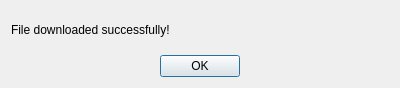
<?xml version="1.0" encoding="UTF-8"?>
<ui version="4.0">
 <class>Dialog</class>
 <widget class="QDialog" name="Dialog">
  <property name="geometry">
   <rect>
    <x>0</x>
    <y>0</y>
    <width>400</width>
    <height>88</height>
   </rect>
  </property>
  <property name="windowTitle">
   <string>Success!</string>
  </property>
  <layout class="QVBoxLayout" name="verticalLayout">
   <item>
    <widget class="QLabel" name="label">
     <property name="maximumSize">
      <size>
       <width>16777215</width>
       <height>40</height>
      </size>
     </property>
     <property name="text">
      <string>File downloaded successfully!</string>
     </property>
    </widget>
   </item>
   <item>
    <widget class="QDialogButtonBox" name="buttonBox">
     <property name="orientation">
      <enum>Qt::Orientation::Horizontal</enum>
     </property>
     <property name="standardButtons">
      <set>QDialogButtonBox::StandardButton::Ok</set>
     </property>
     <property name="centerButtons">
      <bool>true</bool>
     </property>
    </widget>
   </item>
  </layout>
 </widget>
 <resources/>
 <connections>
  <connection>
   <sender>buttonBox</sender>
   <signal>accepted()</signal>
   <receiver>Dialog</receiver>
   <slot>accept()</slot>
   <hints>
    <hint type="sourcelabel">
     <x>248</x>
     <y>254</y>
    </hint>
    <hint type="destinationlabel">
     <x>157</x>
     <y>274</y>
    </hint>
   </hints>
  </connection>
  <connection>
   <sender>buttonBox</sender>
   <signal>rejected()</signal>
   <receiver>Dialog</receiver>
   <slot>reject()</slot>
   <hints>
    <hint type="sourcelabel">
     <x>316</x>
     <y>260</y>
    </hint>
    <hint type="destinationlabel">
     <x>286</x>
     <y>274</y>
    </hint>
   </hints>
  </connection>
 </connections>
</ui>
